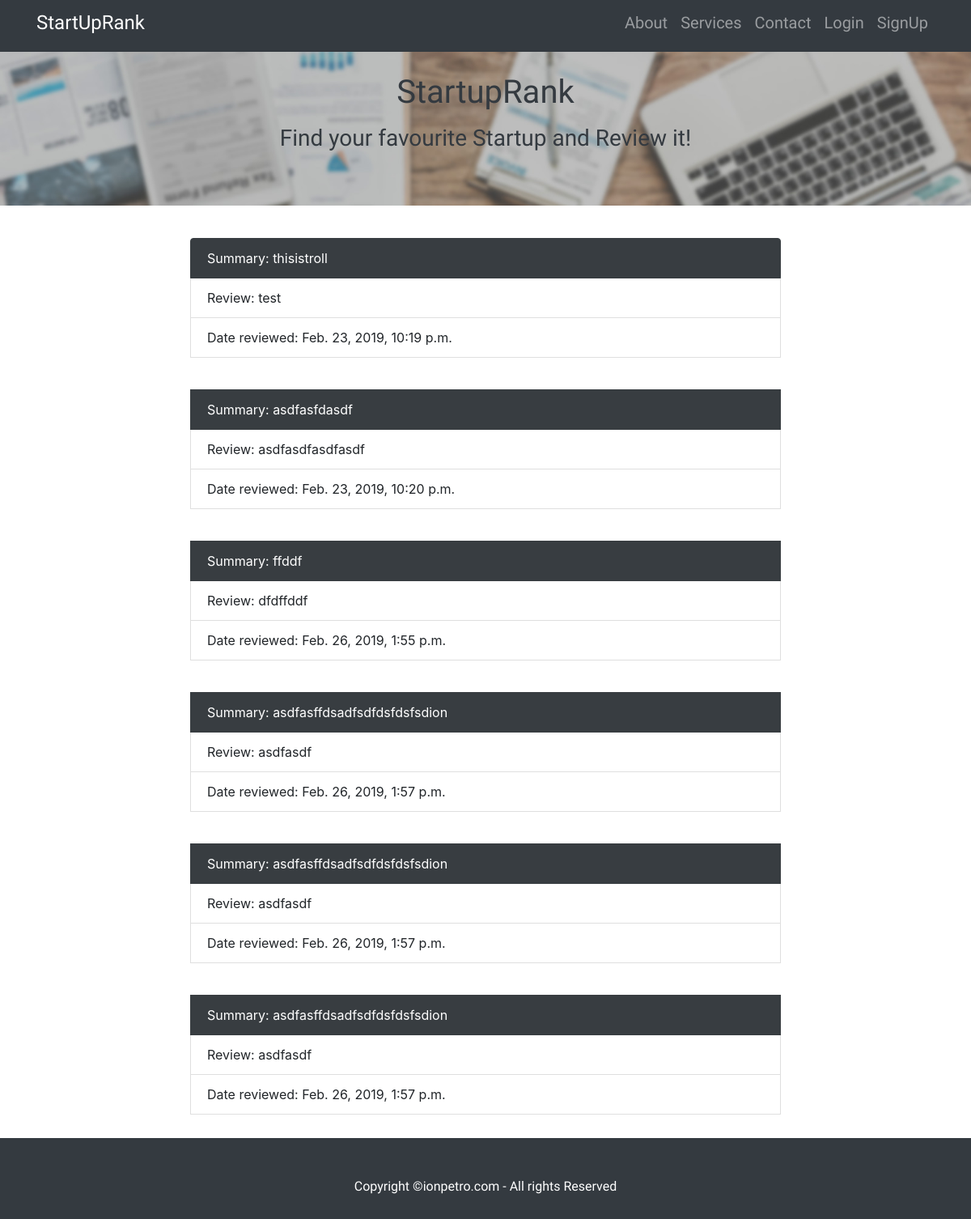
The app's page /startuprank/startups/3/reviews/, older data.
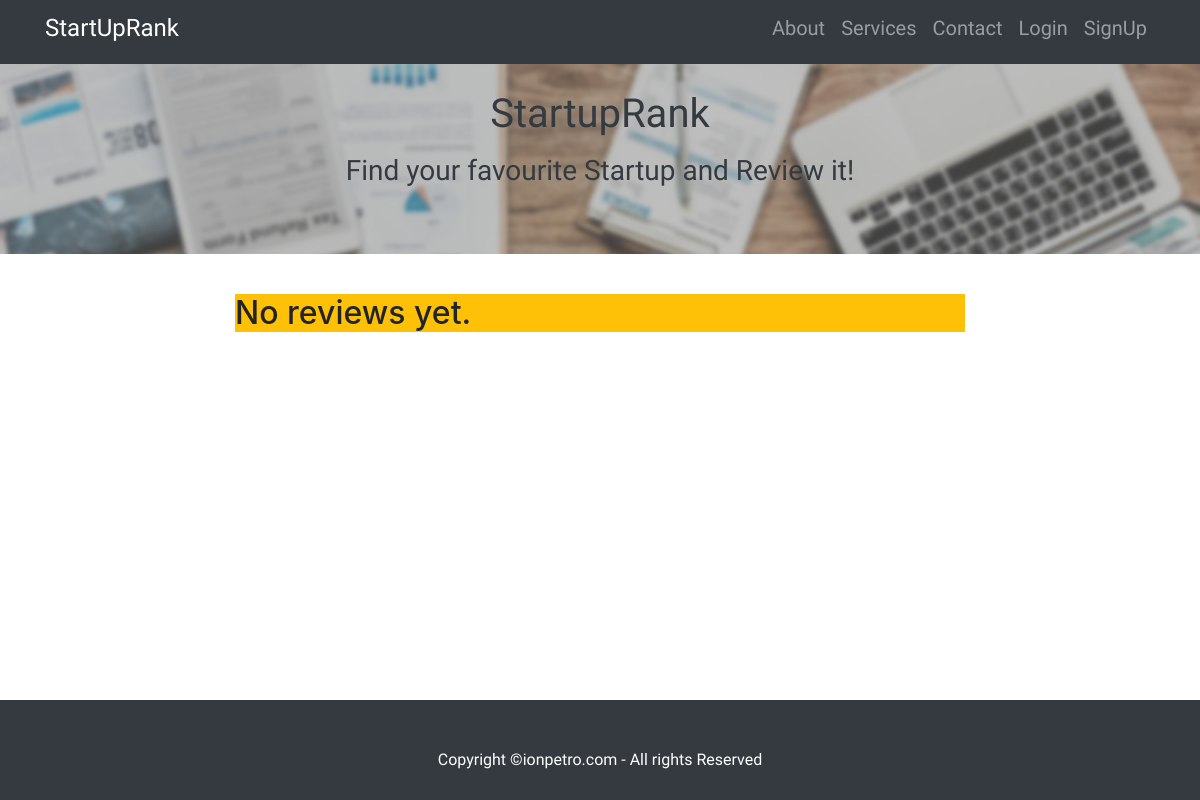
The same page, newer data.
### startuprank/models.py (models this page shows, shortened)
class Review(models.Model):
    startup = models.ForeignKey(Startup, on_delete=models.CASCADE)
    title = models.CharField(max_length=200)
    text = models.TextField(default="")
    review_date = models.DateTimeField('review date')

### startuprank/views.py (the view)
# urls.py: path('startups/<int:startup_id>/reviews/', views.reviews, name='reviews'),
def reviews(request, startup_id):
    startup_reviews = Review.objects.filter(startup_id=startup_id)
    return render(request, 'startuprank/reviews.html',
        {'startup_reviews': startup_reviews })

### startuprank/templates/startuprank/reviews.html
{% extends "startuprank/main.html" %}
{% block content %}
  <header class="bg-secondary text-white">
    <div class="container text-center text-dark">
      <h1 class="fonts"><a href="/startuprank/" title="StartUpRank" style="font-size:40px;" class="text-dark">StartupRank</a></h1>
      <p><h3 class="fonts"> Find your favourite Startup and Review it!</h3></p>
    </div>
  </header>
  <div class="container">
    <div class="row">
      <div class="col-lg-8 mx-auto">
        <p><br></p>
        {% if not startup_reviews %}
          <h2 class="bg-warning">No reviews yet.</h2>
        {% else %}
          <div class="list-group">
            {% for review in startup_reviews %}
              <div class="list-group-item list-group-item-action flex-column
                          list-group-item-secondary align-items-start active">
                <div class="d-flex w-100 justify-content-between">
                  <span class="mb=1">Summary: {{ review.title }}</span>
                </div>
              </div>
              <div class="list-group-item">
                Review: {{ review.text }}
              </div>
              <div class="list-group-item">
                Date reviewed: {{ review.review_date }}
              </div>
              <p><br></p>
            {% endfor %}
          </div>
        {% endif %}
        <p><br></p>
      </div>
    </div>
  </div>
{% endblock %}

Row changes from the older to the newer data that the page shows:
removed Review: title "thisistroll", text "test", review_date "Feb. 23, 2019, 10:19 p.m."
removed Review: title "asdfasfdasdf", text "asdfasdfasdfasdf", review_date "Feb. 23, 2019, 10:20 p.m."
removed Review: title "ffddf", text "dfdffddf", review_date "Feb. 26, 2019, 1:55 p.m."
removed Review: title "asdfasffdsadfsdfdsfdsfsdion", text "asdfasdf", review_date "Feb. 26, 2019, 1:57 p.m."
removed Review: title "asdfasffdsadfsdfdsfdsfsdion", text "asdfasdf", review_date "Feb. 26, 2019, 1:57 p.m."
removed Review: title "asdfasffdsadfsdfdsfdsfsdion", text "asdfasdf", review_date "Feb. 26, 2019, 1:57 p.m."
Text that changed along with them:
text now shown: "No reviews yet."
